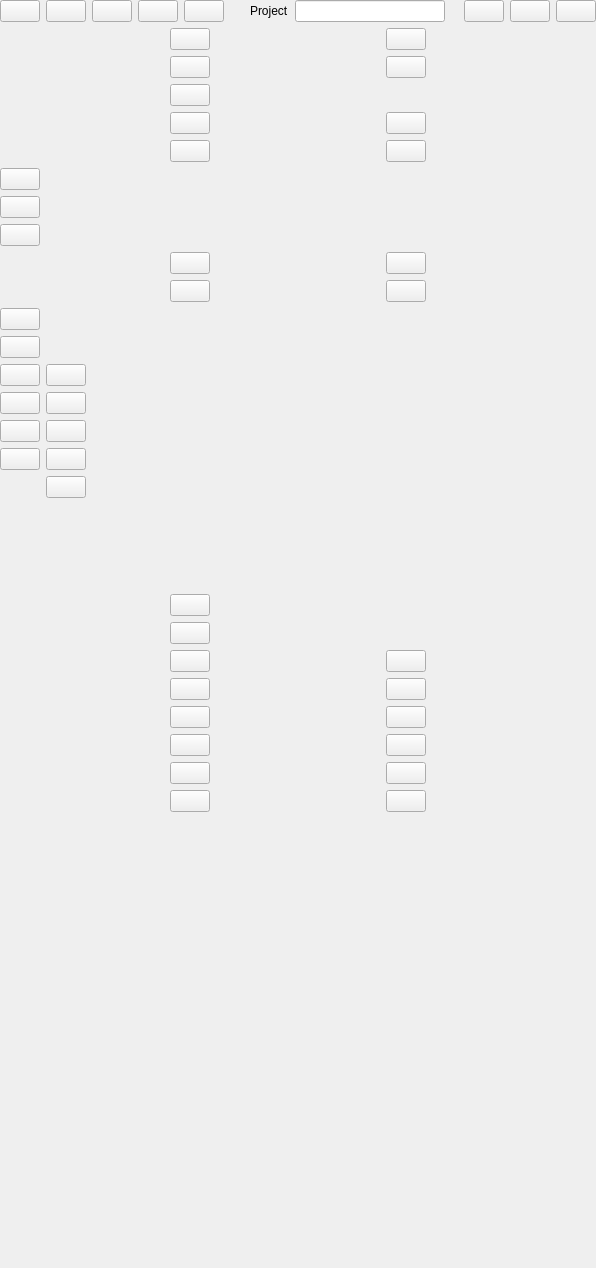
<?xml version="1.0" encoding="UTF-8"?>
<ui version="4.0">
 <class>CEditorActionBar</class>
 <widget class="QWidget" name="CEditorActionBar">
  <property name="geometry">
   <rect>
    <x>0</x>
    <y>0</y>
    <width>594</width>
    <height>1268</height>
   </rect>
  </property>
  <property name="sizePolicy">
   <sizepolicy hsizetype="Preferred" vsizetype="Minimum">
    <horstretch>0</horstretch>
    <verstretch>0</verstretch>
   </sizepolicy>
  </property>
  <property name="windowTitle">
   <string>Form</string>
  </property>
  <layout class="QVBoxLayout" name="verticalLayout">
   <property name="spacing">
    <number>6</number>
   </property>
   <property name="leftMargin">
    <number>0</number>
   </property>
   <property name="topMargin">
    <number>0</number>
   </property>
   <property name="rightMargin">
    <number>0</number>
   </property>
   <property name="bottomMargin">
    <number>0</number>
   </property>
   <item>
    <widget class="QWidget" name="pProjectContainer" native="true">
     <property name="sizePolicy">
      <sizepolicy hsizetype="Preferred" vsizetype="Minimum">
       <horstretch>0</horstretch>
       <verstretch>0</verstretch>
      </sizepolicy>
     </property>
     <layout class="QHBoxLayout" name="horizontalLayout">
      <property name="leftMargin">
       <number>0</number>
      </property>
      <property name="topMargin">
       <number>0</number>
      </property>
      <property name="rightMargin">
       <number>0</number>
      </property>
      <property name="bottomMargin">
       <number>0</number>
      </property>
      <item>
       <widget class="CShortcutButton" name="SaveButton">
        <property name="toolTip">
         <string>Save</string>
        </property>
        <property name="text">
         <string/>
        </property>
        <property name="iconSize">
         <size>
          <width>48</width>
          <height>48</height>
         </size>
        </property>
       </widget>
      </item>
      <item>
       <widget class="CShortcutButton" name="ExportButton">
        <property name="sizePolicy">
         <sizepolicy hsizetype="Fixed" vsizetype="Fixed">
          <horstretch>0</horstretch>
          <verstretch>0</verstretch>
         </sizepolicy>
        </property>
        <property name="toolTip">
         <string>Export project to bundle</string>
        </property>
        <property name="text">
         <string/>
        </property>
       </widget>
      </item>
      <item>
       <widget class="CShortcutButton" name="RedoButton">
        <property name="sizePolicy">
         <sizepolicy hsizetype="Fixed" vsizetype="Fixed">
          <horstretch>0</horstretch>
          <verstretch>0</verstretch>
         </sizepolicy>
        </property>
        <property name="toolTip">
         <string>Redo</string>
        </property>
        <property name="text">
         <string/>
        </property>
       </widget>
      </item>
      <item>
       <widget class="CShortcutButton" name="UndoButton">
        <property name="sizePolicy">
         <sizepolicy hsizetype="Fixed" vsizetype="Fixed">
          <horstretch>0</horstretch>
          <verstretch>0</verstretch>
         </sizepolicy>
        </property>
        <property name="toolTip">
         <string>Undo</string>
        </property>
        <property name="text">
         <string/>
        </property>
       </widget>
      </item>
      <item>
       <widget class="CShortcutButton" name="ToolsButton">
        <property name="sizePolicy">
         <sizepolicy hsizetype="Fixed" vsizetype="Fixed">
          <horstretch>0</horstretch>
          <verstretch>0</verstretch>
         </sizepolicy>
        </property>
        <property name="toolTip">
         <string>Tools</string>
        </property>
        <property name="text">
         <string/>
        </property>
       </widget>
      </item>
      <item>
       <spacer name="horizontalSpacer_2">
        <property name="orientation">
         <enum>Qt::Horizontal</enum>
        </property>
        <property name="sizeType">
         <enum>QSizePolicy::Fixed</enum>
        </property>
        <property name="sizeHint" stdset="0">
         <size>
          <width>20</width>
          <height>20</height>
         </size>
        </property>
       </spacer>
      </item>
      <item>
       <widget class="QLabel" name="pProjectLabel">
        <property name="text">
         <string>Project</string>
        </property>
       </widget>
      </item>
      <item>
       <widget class="QLineEdit" name="pTitleLineEdit">
        <property name="sizePolicy">
         <sizepolicy hsizetype="Fixed" vsizetype="Fixed">
          <horstretch>0</horstretch>
          <verstretch>0</verstretch>
         </sizepolicy>
        </property>
        <property name="minimumSize">
         <size>
          <width>150</width>
          <height>0</height>
         </size>
        </property>
        <property name="maximumSize">
         <size>
          <width>150</width>
          <height>16777215</height>
         </size>
        </property>
       </widget>
      </item>
      <item>
       <widget class="QLabel" name="ReadOnly">
        <property name="sizePolicy">
         <sizepolicy hsizetype="Fixed" vsizetype="Fixed">
          <horstretch>0</horstretch>
          <verstretch>0</verstretch>
         </sizepolicy>
        </property>
        <property name="toolTip">
         <string>Read only mode is active</string>
        </property>
        <property name="text">
         <string/>
        </property>
        <property name="scaledContents">
         <bool>true</bool>
        </property>
       </widget>
      </item>
      <item>
       <spacer name="horizontalSpacer">
        <property name="orientation">
         <enum>Qt::Horizontal</enum>
        </property>
        <property name="sizeHint" stdset="0">
         <size>
          <width>40</width>
          <height>20</height>
         </size>
        </property>
       </spacer>
      </item>
      <item>
       <widget class="CShortcutButton" name="DebugLogButton">
        <property name="toolTip">
         <string>Open debug log</string>
        </property>
        <property name="text">
         <string/>
        </property>
        <property name="iconSize">
         <size>
          <width>48</width>
          <height>48</height>
         </size>
        </property>
       </widget>
      </item>
      <item>
       <widget class="CShortcutButton" name="HelpButton">
        <property name="toolTip">
         <string>Open help interface</string>
        </property>
        <property name="text">
         <string/>
        </property>
       </widget>
      </item>
      <item>
       <widget class="CShortcutButton" name="ExitButton">
        <property name="toolTip">
         <string>Exit</string>
        </property>
        <property name="text">
         <string/>
        </property>
        <property name="iconSize">
         <size>
          <width>48</width>
          <height>48</height>
         </size>
        </property>
       </widget>
      </item>
     </layout>
    </widget>
   </item>
   <item>
    <widget class="QWidget" name="pResourcesContainer" native="true">
     <property name="sizePolicy">
      <sizepolicy hsizetype="Minimum" vsizetype="Preferred">
       <horstretch>0</horstretch>
       <verstretch>0</verstretch>
      </sizepolicy>
     </property>
     <layout class="QGridLayout" name="gridLayout">
      <property name="leftMargin">
       <number>0</number>
      </property>
      <property name="topMargin">
       <number>0</number>
      </property>
      <property name="rightMargin">
       <number>0</number>
      </property>
      <property name="bottomMargin">
       <number>0</number>
      </property>
      <item row="4" column="1">
       <widget class="CShortcutButton" name="TitleCardButton">
        <property name="sizePolicy">
         <sizepolicy hsizetype="Fixed" vsizetype="Fixed">
          <horstretch>0</horstretch>
          <verstretch>0</verstretch>
         </sizepolicy>
        </property>
        <property name="toolTip">
         <string>Set image as title card</string>
        </property>
        <property name="text">
         <string/>
        </property>
       </widget>
      </item>
      <item row="0" column="1">
       <widget class="CShortcutButton" name="CdUpButton">
        <property name="sizePolicy">
         <sizepolicy hsizetype="Fixed" vsizetype="Fixed">
          <horstretch>0</horstretch>
          <verstretch>0</verstretch>
         </sizepolicy>
        </property>
        <property name="toolTip">
         <string>Navigate one directory up</string>
        </property>
        <property name="text">
         <string/>
        </property>
       </widget>
      </item>
      <item row="3" column="0">
       <widget class="CShortcutButton" name="RemoveResourceButton">
        <property name="sizePolicy">
         <sizepolicy hsizetype="Fixed" vsizetype="Fixed">
          <horstretch>0</horstretch>
          <verstretch>0</verstretch>
         </sizepolicy>
        </property>
        <property name="toolTip">
         <string>Remove resource</string>
        </property>
        <property name="text">
         <string/>
        </property>
       </widget>
      </item>
      <item row="5" column="0">
       <widget class="CShortcutButton" name="TagsButton">
        <property name="sizePolicy">
         <sizepolicy hsizetype="Fixed" vsizetype="Fixed">
          <horstretch>0</horstretch>
          <verstretch>0</verstretch>
         </sizepolicy>
        </property>
        <property name="toolTip">
         <string>Edit resource tags</string>
        </property>
        <property name="text">
         <string/>
        </property>
       </widget>
      </item>
      <item row="5" column="1">
       <widget class="CShortcutButton" name="MapButton">
        <property name="sizePolicy">
         <sizepolicy hsizetype="Fixed" vsizetype="Fixed">
          <horstretch>0</horstretch>
          <verstretch>0</verstretch>
         </sizepolicy>
        </property>
        <property name="toolTip">
         <string>Set image as map</string>
        </property>
        <property name="text">
         <string/>
        </property>
       </widget>
      </item>
      <item row="1" column="1">
       <widget class="CShortcutButton" name="AddWebResourceButton">
        <property name="sizePolicy">
         <sizepolicy hsizetype="Fixed" vsizetype="Fixed">
          <horstretch>0</horstretch>
          <verstretch>0</verstretch>
         </sizepolicy>
        </property>
        <property name="toolTip">
         <string>Add web-resource</string>
        </property>
        <property name="text">
         <string/>
        </property>
       </widget>
      </item>
      <item row="0" column="0">
       <widget class="CShortcutButton" name="TreeViewButton">
        <property name="toolTip">
         <string>Show resources as a tree</string>
        </property>
        <property name="text">
         <string/>
        </property>
       </widget>
      </item>
      <item row="4" column="0">
       <widget class="CShortcutButton" name="SourceButton">
        <property name="sizePolicy">
         <sizepolicy hsizetype="Fixed" vsizetype="Fixed">
          <horstretch>0</horstretch>
          <verstretch>0</verstretch>
         </sizepolicy>
        </property>
        <property name="toolTip">
         <string>Add source to image</string>
        </property>
        <property name="text">
         <string/>
        </property>
       </widget>
      </item>
      <item row="1" column="0">
       <widget class="CShortcutButton" name="AddResourceButton">
        <property name="sizePolicy">
         <sizepolicy hsizetype="Fixed" vsizetype="Fixed">
          <horstretch>0</horstretch>
          <verstretch>0</verstretch>
         </sizepolicy>
        </property>
        <property name="toolTip">
         <string>Add local resource</string>
        </property>
        <property name="text">
         <string/>
        </property>
       </widget>
      </item>
     </layout>
    </widget>
   </item>
   <item>
    <widget class="QWidget" name="pMediaPlayerActionBar" native="true">
     <layout class="QVBoxLayout" name="verticalLayout_3">
      <property name="leftMargin">
       <number>0</number>
      </property>
      <property name="topMargin">
       <number>0</number>
      </property>
      <property name="rightMargin">
       <number>0</number>
      </property>
      <property name="bottomMargin">
       <number>0</number>
      </property>
      <item>
       <widget class="CShortcutButton" name="PlayButton">
        <property name="sizePolicy">
         <sizepolicy hsizetype="Fixed" vsizetype="Fixed">
          <horstretch>0</horstretch>
          <verstretch>0</verstretch>
         </sizepolicy>
        </property>
        <property name="toolTip">
         <string>Play</string>
        </property>
        <property name="text">
         <string/>
        </property>
       </widget>
      </item>
      <item>
       <widget class="CShortcutButton" name="PauseButton">
        <property name="sizePolicy">
         <sizepolicy hsizetype="Fixed" vsizetype="Fixed">
          <horstretch>0</horstretch>
          <verstretch>0</verstretch>
         </sizepolicy>
        </property>
        <property name="text">
         <string/>
        </property>
       </widget>
      </item>
      <item>
       <widget class="CShortcutButton" name="StopButton">
        <property name="sizePolicy">
         <sizepolicy hsizetype="Fixed" vsizetype="Fixed">
          <horstretch>0</horstretch>
          <verstretch>0</verstretch>
         </sizepolicy>
        </property>
        <property name="toolTip">
         <string>Stop</string>
        </property>
        <property name="text">
         <string/>
        </property>
       </widget>
      </item>
     </layout>
    </widget>
   </item>
   <item>
    <widget class="QWidget" name="pSceneNodeEditorContainer" native="true">
     <layout class="QGridLayout" name="gridLayout_7">
      <property name="leftMargin">
       <number>0</number>
      </property>
      <property name="topMargin">
       <number>0</number>
      </property>
      <property name="rightMargin">
       <number>0</number>
      </property>
      <property name="bottomMargin">
       <number>0</number>
      </property>
      <item row="1" column="0">
       <widget class="CShortcutButton" name="AddNodeButton">
        <property name="sizePolicy">
         <sizepolicy hsizetype="Fixed" vsizetype="Fixed">
          <horstretch>0</horstretch>
          <verstretch>0</verstretch>
         </sizepolicy>
        </property>
        <property name="toolTip">
         <string>Add node</string>
        </property>
        <property name="text">
         <string/>
        </property>
       </widget>
      </item>
      <item row="1" column="1">
       <widget class="CShortcutButton" name="RemoveNodeButton">
        <property name="sizePolicy">
         <sizepolicy hsizetype="Fixed" vsizetype="Fixed">
          <horstretch>0</horstretch>
          <verstretch>0</verstretch>
         </sizepolicy>
        </property>
        <property name="toolTip">
         <string>Remove</string>
        </property>
        <property name="text">
         <string/>
        </property>
       </widget>
      </item>
      <item row="0" column="1">
       <widget class="CShortcutButton" name="NextSceneButton">
        <property name="sizePolicy">
         <sizepolicy hsizetype="Fixed" vsizetype="Fixed">
          <horstretch>0</horstretch>
          <verstretch>0</verstretch>
         </sizepolicy>
        </property>
        <property name="toolTip">
         <string>Next Scene</string>
        </property>
        <property name="text">
         <string/>
        </property>
       </widget>
      </item>
      <item row="0" column="0">
       <widget class="QStackedWidget" name="pNodeDebugStack">
        <property name="sizePolicy">
         <sizepolicy hsizetype="Fixed" vsizetype="Fixed">
          <horstretch>0</horstretch>
          <verstretch>0</verstretch>
         </sizepolicy>
        </property>
        <property name="currentIndex">
         <number>0</number>
        </property>
        <widget class="QWidget" name="page1">
         <layout class="QGridLayout" name="gridLayout_8">
          <property name="leftMargin">
           <number>0</number>
          </property>
          <property name="topMargin">
           <number>0</number>
          </property>
          <property name="rightMargin">
           <number>0</number>
          </property>
          <property name="bottomMargin">
           <number>0</number>
          </property>
          <item row="0" column="0">
           <widget class="CShortcutButton" name="DebugNodeButton">
            <property name="sizePolicy">
             <sizepolicy hsizetype="Fixed" vsizetype="Fixed">
              <horstretch>0</horstretch>
              <verstretch>0</verstretch>
             </sizepolicy>
            </property>
            <property name="toolTip">
             <string>Debug from current node</string>
            </property>
            <property name="text">
             <string/>
            </property>
           </widget>
          </item>
         </layout>
        </widget>
        <widget class="QWidget" name="page2">
         <layout class="QGridLayout" name="gridLayout_9">
          <property name="leftMargin">
           <number>0</number>
          </property>
          <property name="topMargin">
           <number>0</number>
          </property>
          <property name="rightMargin">
           <number>0</number>
          </property>
          <property name="bottomMargin">
           <number>0</number>
          </property>
          <item row="0" column="0">
           <widget class="CShortcutButton" name="StopDebugNodeButton">
            <property name="sizePolicy">
             <sizepolicy hsizetype="Fixed" vsizetype="Fixed">
              <horstretch>0</horstretch>
              <verstretch>0</verstretch>
             </sizepolicy>
            </property>
            <property name="toolTip">
             <string>Stop debugging</string>
            </property>
            <property name="text">
             <string/>
            </property>
           </widget>
          </item>
         </layout>
        </widget>
       </widget>
      </item>
     </layout>
    </widget>
   </item>
   <item>
    <widget class="CMinimizingScrollArea" name="pCodeEditorContainer">
     <property name="sizePolicy">
      <sizepolicy hsizetype="Fixed" vsizetype="Preferred">
       <horstretch>0</horstretch>
       <verstretch>0</verstretch>
      </sizepolicy>
     </property>
     <property name="frameShape">
      <enum>QFrame::NoFrame</enum>
     </property>
     <property name="frameShadow">
      <enum>QFrame::Plain</enum>
     </property>
     <property name="lineWidth">
      <number>0</number>
     </property>
     <property name="verticalScrollBarPolicy">
      <enum>Qt::ScrollBarAlwaysOff</enum>
     </property>
     <property name="horizontalScrollBarPolicy">
      <enum>Qt::ScrollBarAlwaysOff</enum>
     </property>
     <property name="sizeAdjustPolicy">
      <enum>QAbstractScrollArea::AdjustToContents</enum>
     </property>
     <property name="widgetResizable">
      <bool>true</bool>
     </property>
     <widget class="QWidget" name="pCodeEditorContainerWidgetContents">
      <property name="geometry">
       <rect>
        <x>0</x>
        <y>0</y>
        <width>70</width>
        <height>284</height>
       </rect>
      </property>
      <property name="sizePolicy">
       <sizepolicy hsizetype="Maximum" vsizetype="Fixed">
        <horstretch>0</horstretch>
        <verstretch>0</verstretch>
       </sizepolicy>
      </property>
      <layout class="QGridLayout" name="gridLayout_5">
       <property name="leftMargin">
        <number>0</number>
       </property>
       <property name="topMargin">
        <number>0</number>
       </property>
       <property name="rightMargin">
        <number>0</number>
       </property>
       <property name="bottomMargin">
        <number>0</number>
       </property>
       <item row="0" column="0">
        <widget class="CShortcutButton" name="DebugButton">
         <property name="sizePolicy">
          <sizepolicy hsizetype="Fixed" vsizetype="Fixed">
           <horstretch>0</horstretch>
           <verstretch>0</verstretch>
          </sizepolicy>
         </property>
         <property name="toolTip">
          <string>Debug scene</string>
         </property>
         <property name="text">
          <string/>
         </property>
        </widget>
       </item>
       <item row="1" column="0">
        <widget class="CShortcutButton" name="StopDebugButton">
         <property name="sizePolicy">
          <sizepolicy hsizetype="Fixed" vsizetype="Fixed">
           <horstretch>0</horstretch>
           <verstretch>0</verstretch>
          </sizepolicy>
         </property>
         <property name="toolTip">
          <string>Stop debugging</string>
         </property>
         <property name="text">
          <string/>
         </property>
         <property name="iconSize">
          <size>
           <width>48</width>
           <height>48</height>
          </size>
         </property>
        </widget>
       </item>
       <item row="2" column="0">
        <widget class="QStackedWidget" name="pCodeEditorContainerStack">
         <property name="sizePolicy">
          <sizepolicy hsizetype="Fixed" vsizetype="Fixed">
           <horstretch>0</horstretch>
           <verstretch>0</verstretch>
          </sizepolicy>
         </property>
         <property name="currentIndex">
          <number>0</number>
         </property>
         <widget class="QWidget" name="pCodeEditorContainerPageDefault">
          <property name="sizePolicy">
           <sizepolicy hsizetype="Fixed" vsizetype="Preferred">
            <horstretch>0</horstretch>
            <verstretch>0</verstretch>
           </sizepolicy>
          </property>
          <layout class="QGridLayout" name="gridLayout_2">
           <property name="leftMargin">
            <number>0</number>
           </property>
           <property name="topMargin">
            <number>0</number>
           </property>
           <property name="rightMargin">
            <number>0</number>
           </property>
           <property name="bottomMargin">
            <number>0</number>
           </property>
           <item row="1" column="0">
            <widget class="CShortcutButton" name="AddShowImageCode">
             <property name="sizePolicy">
              <sizepolicy hsizetype="Fixed" vsizetype="Fixed">
               <horstretch>0</horstretch>
               <verstretch>0</verstretch>
              </sizepolicy>
             </property>
             <property name="toolTip">
              <string>Add code to display resource</string>
             </property>
            </widget>
           </item>
           <item row="4" column="1">
            <widget class="CShortcutButton" name="AddMetronomeCode">
             <property name="sizePolicy">
              <sizepolicy hsizetype="Fixed" vsizetype="Fixed">
               <horstretch>0</horstretch>
               <verstretch>0</verstretch>
              </sizepolicy>
             </property>
             <property name="toolTip">
              <string>Add code to control the metronome</string>
             </property>
             <property name="text">
              <string/>
             </property>
            </widget>
           </item>
           <item row="3" column="1">
            <widget class="CShortcutButton" name="AddShowIconCode">
             <property name="sizePolicy">
              <sizepolicy hsizetype="Fixed" vsizetype="Fixed">
               <horstretch>0</horstretch>
               <verstretch>0</verstretch>
              </sizepolicy>
             </property>
             <property name="toolTip">
              <string>Add code to display icon</string>
             </property>
             <property name="text">
              <string/>
             </property>
            </widget>
           </item>
           <item row="4" column="0">
            <widget class="CShortcutButton" name="AddTimerCode">
             <property name="sizePolicy">
              <sizepolicy hsizetype="Fixed" vsizetype="Fixed">
               <horstretch>0</horstretch>
               <verstretch>0</verstretch>
              </sizepolicy>
             </property>
             <property name="toolTip">
              <string>Add code to configure timer</string>
             </property>
             <property name="text">
              <string/>
             </property>
            </widget>
           </item>
           <item row="6" column="1">
            <widget class="CShortcutButton" name="AddNotificationCode">
             <property name="sizePolicy">
              <sizepolicy hsizetype="Fixed" vsizetype="Fixed">
               <horstretch>0</horstretch>
               <verstretch>0</verstretch>
              </sizepolicy>
             </property>
             <property name="toolTip">
              <string>Add code to show notifications</string>
             </property>
             <property name="text">
              <string/>
             </property>
            </widget>
           </item>
           <item row="8" column="0">
            <spacer name="verticalSpacer_2">
             <property name="orientation">
              <enum>Qt::Vertical</enum>
             </property>
             <property name="sizeHint" stdset="0">
              <size>
               <width>20</width>
               <height>40</height>
              </size>
             </property>
            </spacer>
           </item>
           <item row="1" column="1">
            <widget class="CShortcutButton" name="AddShowBackgroundCode">
             <property name="sizePolicy">
              <sizepolicy hsizetype="Fixed" vsizetype="Fixed">
               <horstretch>0</horstretch>
               <verstretch>0</verstretch>
              </sizepolicy>
             </property>
             <property name="toolTip">
              <string>Add code to change background</string>
             </property>
             <property name="text">
              <string/>
             </property>
            </widget>
           </item>
           <item row="3" column="0">
            <widget class="CShortcutButton" name="AddTextCode">
             <property name="sizePolicy">
              <sizepolicy hsizetype="Fixed" vsizetype="Fixed">
               <horstretch>0</horstretch>
               <verstretch>0</verstretch>
              </sizepolicy>
             </property>
             <property name="toolTip">
              <string>Add code to show text or input</string>
             </property>
             <property name="text">
              <string/>
             </property>
            </widget>
           </item>
           <item row="6" column="0">
            <widget class="CShortcutButton" name="AddThreadCode">
             <property name="sizePolicy">
              <sizepolicy hsizetype="Fixed" vsizetype="Fixed">
               <horstretch>0</horstretch>
               <verstretch>0</verstretch>
              </sizepolicy>
             </property>
             <property name="toolTip">
              <string>Add code to influence thread flow</string>
             </property>
             <property name="text">
              <string/>
             </property>
            </widget>
           </item>
           <item row="7" column="1">
            <widget class="CShortcutButton" name="AddDeviceCode">
             <property name="sizePolicy">
              <sizepolicy hsizetype="Fixed" vsizetype="Fixed">
               <horstretch>0</horstretch>
               <verstretch>0</verstretch>
              </sizepolicy>
             </property>
             <property name="toolTip">
              <string>Add code to control devices</string>
             </property>
             <property name="text">
              <string/>
             </property>
            </widget>
           </item>
          </layout>
         </widget>
         <widget class="QWidget" name="pCodeEditorContainerPageEos">
          <property name="sizePolicy">
           <sizepolicy hsizetype="Fixed" vsizetype="Preferred">
            <horstretch>0</horstretch>
            <verstretch>0</verstretch>
           </sizepolicy>
          </property>
          <layout class="QGridLayout" name="gridLayout_4">
           <property name="leftMargin">
            <number>0</number>
           </property>
           <property name="topMargin">
            <number>0</number>
           </property>
           <property name="rightMargin">
            <number>0</number>
           </property>
           <property name="bottomMargin">
            <number>0</number>
           </property>
           <item row="5" column="0">
            <widget class="CShortcutButton" name="AddEvalCode">
             <property name="sizePolicy">
              <sizepolicy hsizetype="Fixed" vsizetype="Fixed">
               <horstretch>0</horstretch>
               <verstretch>0</verstretch>
              </sizepolicy>
             </property>
             <property name="toolTip">
              <string>Add an eval instruction</string>
             </property>
             <property name="text">
              <string/>
             </property>
            </widget>
           </item>
           <item row="0" column="1">
            <widget class="CShortcutButton" name="AddAutioCode">
             <property name="sizePolicy">
              <sizepolicy hsizetype="Fixed" vsizetype="Fixed">
               <horstretch>0</horstretch>
               <verstretch>0</verstretch>
              </sizepolicy>
             </property>
             <property name="toolTip">
              <string>Add an audio instruction</string>
             </property>
             <property name="text">
              <string/>
             </property>
            </widget>
           </item>
           <item row="1" column="1">
            <widget class="CShortcutButton" name="AddPromptCode">
             <property name="sizePolicy">
              <sizepolicy hsizetype="Fixed" vsizetype="Fixed">
               <horstretch>0</horstretch>
               <verstretch>0</verstretch>
              </sizepolicy>
             </property>
             <property name="toolTip">
              <string>Add a prompt instruction</string>
             </property>
             <property name="text">
              <string/>
             </property>
            </widget>
           </item>
           <item row="4" column="0">
            <widget class="CShortcutButton" name="AddIfCode">
             <property name="sizePolicy">
              <sizepolicy hsizetype="Fixed" vsizetype="Fixed">
               <horstretch>0</horstretch>
               <verstretch>0</verstretch>
              </sizepolicy>
             </property>
             <property name="toolTip">
              <string>Add an if instruction</string>
             </property>
             <property name="text">
              <string/>
             </property>
            </widget>
           </item>
           <item row="2" column="0">
            <widget class="CShortcutButton" name="AddTimerCode2">
             <property name="sizePolicy">
              <sizepolicy hsizetype="Fixed" vsizetype="Fixed">
               <horstretch>0</horstretch>
               <verstretch>0</verstretch>
              </sizepolicy>
             </property>
             <property name="toolTip">
              <string>Add an timer instruction</string>
             </property>
             <property name="text">
              <string/>
             </property>
            </widget>
           </item>
           <item row="2" column="1">
            <widget class="CShortcutButton" name="AddChoiceCode">
             <property name="sizePolicy">
              <sizepolicy hsizetype="Fixed" vsizetype="Fixed">
               <horstretch>0</horstretch>
               <verstretch>0</verstretch>
              </sizepolicy>
             </property>
             <property name="toolTip">
              <string>Add a choice instruction</string>
             </property>
             <property name="text">
              <string/>
             </property>
            </widget>
           </item>
           <item row="10" column="0">
            <widget class="CShortcutButton" name="RemoveCode">
             <property name="sizePolicy">
              <sizepolicy hsizetype="Fixed" vsizetype="Fixed">
               <horstretch>0</horstretch>
               <verstretch>0</verstretch>
              </sizepolicy>
             </property>
             <property name="toolTip">
              <string>Remove the selected instruction</string>
             </property>
             <property name="text">
              <string/>
             </property>
            </widget>
           </item>
           <item row="9" column="0">
            <widget class="CShortcutButton" name="AddEnableCode">
             <property name="sizePolicy">
              <sizepolicy hsizetype="Fixed" vsizetype="Fixed">
               <horstretch>0</horstretch>
               <verstretch>0</verstretch>
              </sizepolicy>
             </property>
             <property name="toolTip">
              <string>Add an enable scene instruction</string>
             </property>
             <property name="text">
              <string/>
             </property>
            </widget>
           </item>
           <item row="1" column="0">
            <widget class="CShortcutButton" name="AddSayCode">
             <property name="sizePolicy">
              <sizepolicy hsizetype="Fixed" vsizetype="Fixed">
               <horstretch>0</horstretch>
               <verstretch>0</verstretch>
              </sizepolicy>
             </property>
             <property name="toolTip">
              <string>Add a text display instruction</string>
             </property>
             <property name="text">
              <string/>
             </property>
            </widget>
           </item>
           <item row="9" column="1">
            <widget class="CShortcutButton" name="AddDisableCode">
             <property name="sizePolicy">
              <sizepolicy hsizetype="Fixed" vsizetype="Fixed">
               <horstretch>0</horstretch>
               <verstretch>0</verstretch>
              </sizepolicy>
             </property>
             <property name="toolTip">
              <string>Add a disable scene instruction</string>
             </property>
             <property name="text">
              <string/>
             </property>
            </widget>
           </item>
           <item row="6" column="0">
            <widget class="CShortcutButton" name="AddGotoCode">
             <property name="sizePolicy">
              <sizepolicy hsizetype="Fixed" vsizetype="Fixed">
               <horstretch>0</horstretch>
               <verstretch>0</verstretch>
              </sizepolicy>
             </property>
             <property name="toolTip">
              <string>Add a goto instruction</string>
             </property>
             <property name="text">
              <string/>
             </property>
            </widget>
           </item>
           <item row="6" column="1">
            <widget class="CShortcutButton" name="AddEndCode">
             <property name="sizePolicy">
              <sizepolicy hsizetype="Fixed" vsizetype="Fixed">
               <horstretch>0</horstretch>
               <verstretch>0</verstretch>
              </sizepolicy>
             </property>
             <property name="toolTip">
              <string>Add an end instruction</string>
             </property>
             <property name="text">
              <string/>
             </property>
            </widget>
           </item>
           <item row="0" column="0">
            <widget class="CShortcutButton" name="AddImageCode">
             <property name="sizePolicy">
              <sizepolicy hsizetype="Fixed" vsizetype="Fixed">
               <horstretch>0</horstretch>
               <verstretch>0</verstretch>
              </sizepolicy>
             </property>
             <property name="toolTip">
              <string>Add an image instruction</string>
             </property>
            </widget>
           </item>
           <item row="5" column="1">
            <widget class="CShortcutButton" name="AddNotificationCloseCode">
             <property name="sizePolicy">
              <sizepolicy hsizetype="Fixed" vsizetype="Fixed">
               <horstretch>0</horstretch>
               <verstretch>0</verstretch>
              </sizepolicy>
             </property>
             <property name="toolTip">
              <string>Add an notification instruction</string>
             </property>
             <property name="text">
              <string/>
             </property>
            </widget>
           </item>
           <item row="4" column="1">
            <widget class="CShortcutButton" name="AddNotificationCreateCode">
             <property name="sizePolicy">
              <sizepolicy hsizetype="Fixed" vsizetype="Fixed">
               <horstretch>0</horstretch>
               <verstretch>0</verstretch>
              </sizepolicy>
             </property>
             <property name="toolTip">
              <string>Add an notification instruction</string>
             </property>
             <property name="text">
              <string/>
             </property>
            </widget>
           </item>
          </layout>
         </widget>
         <widget class="QWidget" name="pCodeEditorContainerPageLayout"/>
        </widget>
       </item>
      </layout>
     </widget>
    </widget>
   </item>
   <item>
    <widget class="QWidget" name="pProjectSettingsEditorContainer" native="true">
     <layout class="QVBoxLayout" name="verticalLayout_6">
      <property name="leftMargin">
       <number>0</number>
      </property>
      <property name="topMargin">
       <number>0</number>
      </property>
      <property name="rightMargin">
       <number>0</number>
      </property>
      <property name="bottomMargin">
       <number>0</number>
      </property>
     </layout>
    </widget>
   </item>
   <item>
    <widget class="QWidget" name="pSequenceEditorContainer" native="true">
     <layout class="QGridLayout" name="gridLayout_3">
      <property name="leftMargin">
       <number>0</number>
      </property>
      <property name="topMargin">
       <number>0</number>
      </property>
      <property name="rightMargin">
       <number>0</number>
      </property>
      <property name="bottomMargin">
       <number>0</number>
      </property>
      <item row="0" column="0">
       <widget class="CShortcutButton" name="DebugLayoutButton">
        <property name="sizePolicy">
         <sizepolicy hsizetype="Fixed" vsizetype="Fixed">
          <horstretch>0</horstretch>
          <verstretch>0</verstretch>
         </sizepolicy>
        </property>
        <property name="toolTip">
         <string>Debug sequence</string>
        </property>
        <property name="text">
         <string/>
        </property>
       </widget>
      </item>
      <item row="2" column="0">
       <widget class="CShortcutButton" name="NewSequence">
        <property name="sizePolicy">
         <sizepolicy hsizetype="Fixed" vsizetype="Fixed">
          <horstretch>0</horstretch>
          <verstretch>0</verstretch>
         </sizepolicy>
        </property>
        <property name="toolTip">
         <string>Create a new Sequence Resource</string>
        </property>
        <property name="text">
         <string/>
        </property>
       </widget>
      </item>
      <item row="5" column="0">
       <widget class="CShortcutButton" name="AddSequenceElement">
        <property name="sizePolicy">
         <sizepolicy hsizetype="Fixed" vsizetype="Fixed">
          <horstretch>0</horstretch>
          <verstretch>0</verstretch>
         </sizepolicy>
        </property>
        <property name="toolTip">
         <string>Add a new Sequence Element to the selected Layer</string>
        </property>
        <property name="text">
         <string/>
        </property>
       </widget>
      </item>
      <item row="2" column="1">
       <widget class="CShortcutButton" name="SequenceProperties">
        <property name="sizePolicy">
         <sizepolicy hsizetype="Fixed" vsizetype="Fixed">
          <horstretch>0</horstretch>
          <verstretch>0</verstretch>
         </sizepolicy>
        </property>
        <property name="toolTip">
         <string>Edit sequence properties</string>
        </property>
        <property name="text">
         <string/>
        </property>
       </widget>
      </item>
      <item row="4" column="1">
       <widget class="CShortcutButton" name="RemoveSelectedSequenceLayer">
        <property name="sizePolicy">
         <sizepolicy hsizetype="Fixed" vsizetype="Fixed">
          <horstretch>0</horstretch>
          <verstretch>0</verstretch>
         </sizepolicy>
        </property>
        <property name="toolTip">
         <string>Remove the currently selected Layer</string>
        </property>
        <property name="text">
         <string/>
        </property>
       </widget>
      </item>
      <item row="4" column="0">
       <widget class="CShortcutButton" name="AddSequenceLayer">
        <property name="sizePolicy">
         <sizepolicy hsizetype="Fixed" vsizetype="Fixed">
          <horstretch>0</horstretch>
          <verstretch>0</verstretch>
         </sizepolicy>
        </property>
        <property name="toolTip">
         <string>Add a new Sequence Layer</string>
        </property>
        <property name="text">
         <string/>
        </property>
       </widget>
      </item>
      <item row="5" column="1">
       <widget class="CShortcutButton" name="RemoveSelectedSequenceElements">
        <property name="sizePolicy">
         <sizepolicy hsizetype="Fixed" vsizetype="Fixed">
          <horstretch>0</horstretch>
          <verstretch>0</verstretch>
         </sizepolicy>
        </property>
        <property name="toolTip">
         <string>Remove the currently selected Sequence Elements</string>
        </property>
        <property name="text">
         <string/>
        </property>
       </widget>
      </item>
      <item row="1" column="0">
       <widget class="CShortcutButton" name="StopDebugLayoutButton">
        <property name="sizePolicy">
         <sizepolicy hsizetype="Fixed" vsizetype="Fixed">
          <horstretch>0</horstretch>
          <verstretch>0</verstretch>
         </sizepolicy>
        </property>
        <property name="toolTip">
         <string>Stop debugging</string>
        </property>
        <property name="text">
         <string/>
        </property>
        <property name="iconSize">
         <size>
          <width>48</width>
          <height>48</height>
         </size>
        </property>
       </widget>
      </item>
     </layout>
    </widget>
   </item>
   <item>
    <widget class="QWidget" name="pDialogueEditorContainer" native="true">
     <layout class="QGridLayout" name="gridLayout_6">
      <property name="leftMargin">
       <number>0</number>
      </property>
      <property name="topMargin">
       <number>0</number>
      </property>
      <property name="rightMargin">
       <number>0</number>
      </property>
      <property name="bottomMargin">
       <number>0</number>
      </property>
      <item row="1" column="0">
       <widget class="CShortcutButton" name="AddDialogueCategoryButton">
        <property name="sizePolicy">
         <sizepolicy hsizetype="Fixed" vsizetype="Fixed">
          <horstretch>0</horstretch>
          <verstretch>0</verstretch>
         </sizepolicy>
        </property>
        <property name="toolTip">
         <string>Add dialogue (sub)category</string>
        </property>
        <property name="text">
         <string/>
        </property>
        <property name="iconSize">
         <size>
          <width>48</width>
          <height>48</height>
         </size>
        </property>
       </widget>
      </item>
      <item row="0" column="0">
       <widget class="CShortcutButton" name="AddDialogue">
        <property name="sizePolicy">
         <sizepolicy hsizetype="Fixed" vsizetype="Fixed">
          <horstretch>0</horstretch>
          <verstretch>0</verstretch>
         </sizepolicy>
        </property>
        <property name="toolTip">
         <string>Add a new line of dialogue</string>
        </property>
        <property name="text">
         <string/>
        </property>
        <property name="iconSize">
         <size>
          <width>48</width>
          <height>48</height>
         </size>
        </property>
       </widget>
      </item>
      <item row="2" column="0">
       <widget class="CShortcutButton" name="EditDialogueContent">
        <property name="sizePolicy">
         <sizepolicy hsizetype="Fixed" vsizetype="Fixed">
          <horstretch>0</horstretch>
          <verstretch>0</verstretch>
         </sizepolicy>
        </property>
        <property name="toolTip">
         <string>Edit the dialogue node properties</string>
        </property>
        <property name="text">
         <string/>
        </property>
        <property name="iconSize">
         <size>
          <width>48</width>
          <height>48</height>
         </size>
        </property>
       </widget>
      </item>
      <item row="2" column="1">
       <widget class="CShortcutButton" name="EditDialogueTags">
        <property name="sizePolicy">
         <sizepolicy hsizetype="Fixed" vsizetype="Fixed">
          <horstretch>0</horstretch>
          <verstretch>0</verstretch>
         </sizepolicy>
        </property>
        <property name="toolTip">
         <string>Edit the dialogue line tags</string>
        </property>
        <property name="text">
         <string/>
        </property>
        <property name="iconSize">
         <size>
          <width>48</width>
          <height>48</height>
         </size>
        </property>
       </widget>
      </item>
      <item row="1" column="1">
       <widget class="CShortcutButton" name="RemoveDialogue">
        <property name="sizePolicy">
         <sizepolicy hsizetype="Fixed" vsizetype="Fixed">
          <horstretch>0</horstretch>
          <verstretch>0</verstretch>
         </sizepolicy>
        </property>
        <property name="toolTip">
         <string>Remove the selected dialogue node</string>
        </property>
        <property name="text">
         <string/>
        </property>
        <property name="iconSize">
         <size>
          <width>48</width>
          <height>48</height>
         </size>
        </property>
       </widget>
      </item>
      <item row="0" column="1">
       <widget class="CShortcutButton" name="AddDialogueFrament">
        <property name="sizePolicy">
         <sizepolicy hsizetype="Fixed" vsizetype="Fixed">
          <horstretch>0</horstretch>
          <verstretch>0</verstretch>
         </sizepolicy>
        </property>
        <property name="toolTip">
         <string>Add a conditional line of dialogue</string>
        </property>
        <property name="text">
         <string/>
        </property>
        <property name="iconSize">
         <size>
          <width>48</width>
          <height>48</height>
         </size>
        </property>
       </widget>
      </item>
     </layout>
    </widget>
   </item>
   <item>
    <spacer name="verticalSpacer">
     <property name="orientation">
      <enum>Qt::Vertical</enum>
     </property>
     <property name="sizeHint" stdset="0">
      <size>
       <width>20</width>
       <height>0</height>
      </size>
     </property>
    </spacer>
   </item>
  </layout>
 </widget>
 <customwidgets>
  <customwidget>
   <class>CShortcutButton</class>
   <extends>QPushButton</extends>
   <header>Widgets/ShortcutButton.h</header>
  </customwidget>
  <customwidget>
   <class>CMinimizingScrollArea</class>
   <extends>QScrollArea</extends>
   <header>Widgets/MinimizingScrollArea.h</header>
   <container>1</container>
  </customwidget>
 </customwidgets>
 <resources/>
 <connections/>
</ui>
